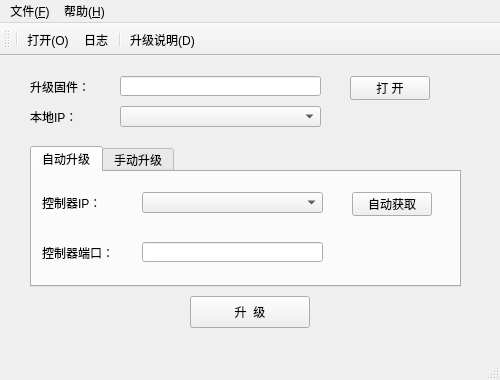
<?xml version="1.0" encoding="UTF-8"?>
<ui version="4.0">
 <class>MainWindow</class>
 <widget class="QMainWindow" name="MainWindow">
  <property name="geometry">
   <rect>
    <x>0</x>
    <y>0</y>
    <width>500</width>
    <height>380</height>
   </rect>
  </property>
  <property name="windowTitle">
   <string>MainWindows</string>
  </property>
  <widget class="QWidget" name="centralWidget">
   <widget class="QLabel" name="label">
    <property name="geometry">
     <rect>
      <x>30</x>
      <y>20</y>
      <width>81</width>
      <height>21</height>
     </rect>
    </property>
    <property name="text">
     <string>升级固件：</string>
    </property>
   </widget>
   <widget class="QPushButton" name="pushButton_Open">
    <property name="geometry">
     <rect>
      <x>350</x>
      <y>20</y>
      <width>80</width>
      <height>24</height>
     </rect>
    </property>
    <property name="text">
     <string>打 开</string>
    </property>
   </widget>
   <widget class="QLabel" name="label_2">
    <property name="geometry">
     <rect>
      <x>30</x>
      <y>50</y>
      <width>81</width>
      <height>21</height>
     </rect>
    </property>
    <property name="text">
     <string>本地IP：</string>
    </property>
   </widget>
   <widget class="QComboBox" name="comboBox_LocalIP">
    <property name="geometry">
     <rect>
      <x>120</x>
      <y>50</y>
      <width>201</width>
      <height>21</height>
     </rect>
    </property>
    <property name="currentText">
     <string/>
    </property>
   </widget>
   <widget class="QTabWidget" name="tabWidget">
    <property name="geometry">
     <rect>
      <x>30</x>
      <y>90</y>
      <width>431</width>
      <height>141</height>
     </rect>
    </property>
    <property name="currentIndex">
     <number>0</number>
    </property>
    <widget class="QWidget" name="tab">
     <attribute name="title">
      <string>自动升级</string>
     </attribute>
     <widget class="QLineEdit" name="lineEdit_AutoControllerPort">
      <property name="geometry">
       <rect>
        <x>110</x>
        <y>70</y>
        <width>181</width>
        <height>20</height>
       </rect>
      </property>
     </widget>
     <widget class="QLabel" name="label_5">
      <property name="geometry">
       <rect>
        <x>10</x>
        <y>20</y>
        <width>101</width>
        <height>21</height>
       </rect>
      </property>
      <property name="text">
       <string>控制器IP：</string>
      </property>
     </widget>
     <widget class="QLabel" name="label_6">
      <property name="geometry">
       <rect>
        <x>10</x>
        <y>70</y>
        <width>101</width>
        <height>21</height>
       </rect>
      </property>
      <property name="text">
       <string>控制器端口：</string>
      </property>
     </widget>
     <widget class="QComboBox" name="comboBox_AutoControllerIP">
      <property name="geometry">
       <rect>
        <x>110</x>
        <y>20</y>
        <width>181</width>
        <height>21</height>
       </rect>
      </property>
      <property name="currentText">
       <string/>
      </property>
     </widget>
     <widget class="QPushButton" name="pushButton_Update_aotoGet">
      <property name="geometry">
       <rect>
        <x>320</x>
        <y>20</y>
        <width>80</width>
        <height>24</height>
       </rect>
      </property>
      <property name="text">
       <string>自动获取</string>
      </property>
     </widget>
    </widget>
    <widget class="QWidget" name="tab_2">
     <attribute name="title">
      <string>手动升级</string>
     </attribute>
     <widget class="QLineEdit" name="lineEdit_ManualControllerPort">
      <property name="geometry">
       <rect>
        <x>110</x>
        <y>70</y>
        <width>181</width>
        <height>20</height>
       </rect>
      </property>
     </widget>
     <widget class="QLineEdit" name="lineEdit_ManualControllerIP">
      <property name="geometry">
       <rect>
        <x>110</x>
        <y>20</y>
        <width>181</width>
        <height>20</height>
       </rect>
      </property>
      <property name="toolTip">
       <string/>
      </property>
     </widget>
     <widget class="QLabel" name="label_3">
      <property name="geometry">
       <rect>
        <x>10</x>
        <y>20</y>
        <width>101</width>
        <height>21</height>
       </rect>
      </property>
      <property name="text">
       <string>控制器IP：</string>
      </property>
     </widget>
     <widget class="QLabel" name="label_4">
      <property name="geometry">
       <rect>
        <x>10</x>
        <y>70</y>
        <width>101</width>
        <height>21</height>
       </rect>
      </property>
      <property name="text">
       <string>控制器端口：</string>
      </property>
     </widget>
    </widget>
   </widget>
   <widget class="QPushButton" name="pushButton_Update">
    <property name="geometry">
     <rect>
      <x>190</x>
      <y>240</y>
      <width>120</width>
      <height>32</height>
     </rect>
    </property>
    <property name="text">
     <string>升  级</string>
    </property>
   </widget>
   <widget class="QLineEdit" name="lineEdit_Firmware">
    <property name="geometry">
     <rect>
      <x>120</x>
      <y>20</y>
      <width>201</width>
      <height>20</height>
     </rect>
    </property>
    <property name="toolTip">
     <string/>
    </property>
   </widget>
  </widget>
  <widget class="QMenuBar" name="menuBar">
   <property name="geometry">
    <rect>
     <x>0</x>
     <y>0</y>
     <width>500</width>
     <height>17</height>
    </rect>
   </property>
   <widget class="QMenu" name="menu_F">
    <property name="title">
     <string>文件(&amp;F)</string>
    </property>
    <addaction name="action_O"/>
    <addaction name="action"/>
   </widget>
   <widget class="QMenu" name="menu_H">
    <property name="title">
     <string>帮助(&amp;H)</string>
    </property>
    <addaction name="action_D"/>
    <addaction name="action_A"/>
   </widget>
   <addaction name="menu_F"/>
   <addaction name="menu_H"/>
  </widget>
  <widget class="QStatusBar" name="statusBar"/>
  <widget class="QToolBar" name="toolBar">
   <property name="windowTitle">
    <string>toolBar</string>
   </property>
   <attribute name="toolBarArea">
    <enum>TopToolBarArea</enum>
   </attribute>
   <attribute name="toolBarBreak">
    <bool>false</bool>
   </attribute>
   <addaction name="separator"/>
   <addaction name="action_O"/>
   <addaction name="action_Debug"/>
   <addaction name="separator"/>
   <addaction name="action_D"/>
  </widget>
  <action name="action_O">
   <property name="icon">
    <iconset resource="Res/res.qrc">
     <normaloff>:/Res/Open.ico</normaloff>:/Res/Open.ico</iconset>
   </property>
   <property name="text">
    <string>打开(&amp;O)</string>
   </property>
   <property name="shortcut">
    <string>Ctrl+O</string>
   </property>
  </action>
  <action name="action">
   <property name="text">
    <string>退出</string>
   </property>
  </action>
  <action name="action_D">
   <property name="icon">
    <iconset resource="Res/res.qrc">
     <normaloff>:/Res/112.ico</normaloff>:/Res/112.ico</iconset>
   </property>
   <property name="text">
    <string>升级说明(&amp;D)</string>
   </property>
   <property name="shortcut">
    <string>Ctrl+D</string>
   </property>
  </action>
  <action name="action_A">
   <property name="icon">
    <iconset resource="Res/res.qrc">
     <normaloff>:/Res/About.ico</normaloff>:/Res/About.ico</iconset>
   </property>
   <property name="text">
    <string>关于(&amp;A)</string>
   </property>
   <property name="shortcut">
    <string>Ctrl+A</string>
   </property>
  </action>
  <action name="action_Debug">
   <property name="icon">
    <iconset resource="Res/res.qrc">
     <normaloff>:/Res/favicon.ico</normaloff>:/Res/favicon.ico</iconset>
   </property>
   <property name="text">
    <string>日志</string>
   </property>
  </action>
 </widget>
 <layoutdefault spacing="6" margin="11"/>
 <tabstops>
  <tabstop>pushButton_Open</tabstop>
  <tabstop>comboBox_LocalIP</tabstop>
  <tabstop>tabWidget</tabstop>
  <tabstop>lineEdit_AutoControllerPort</tabstop>
  <tabstop>comboBox_AutoControllerIP</tabstop>
  <tabstop>pushButton_Update_aotoGet</tabstop>
  <tabstop>lineEdit_ManualControllerPort</tabstop>
  <tabstop>lineEdit_ManualControllerIP</tabstop>
  <tabstop>pushButton_Update</tabstop>
  <tabstop>lineEdit_Firmware</tabstop>
 </tabstops>
 <resources>
  <include location="Res/res.qrc"/>
 </resources>
 <connections/>
</ui>
